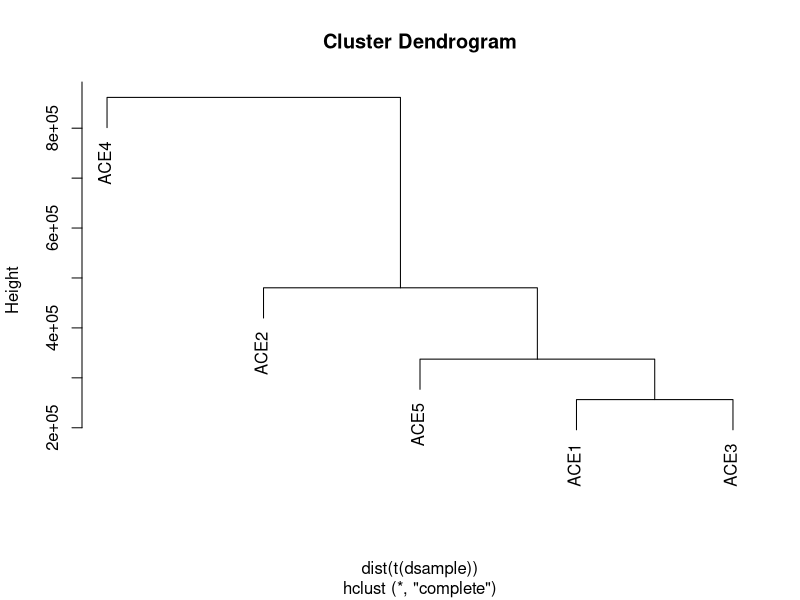
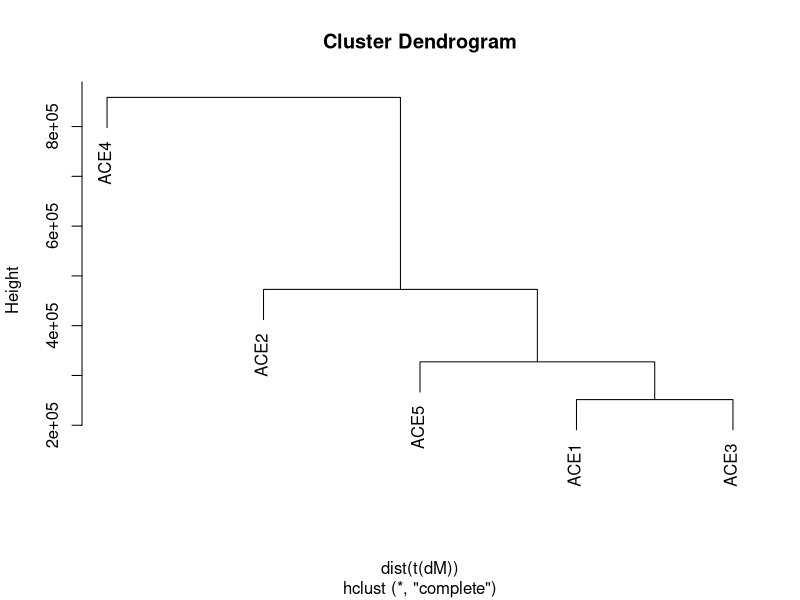
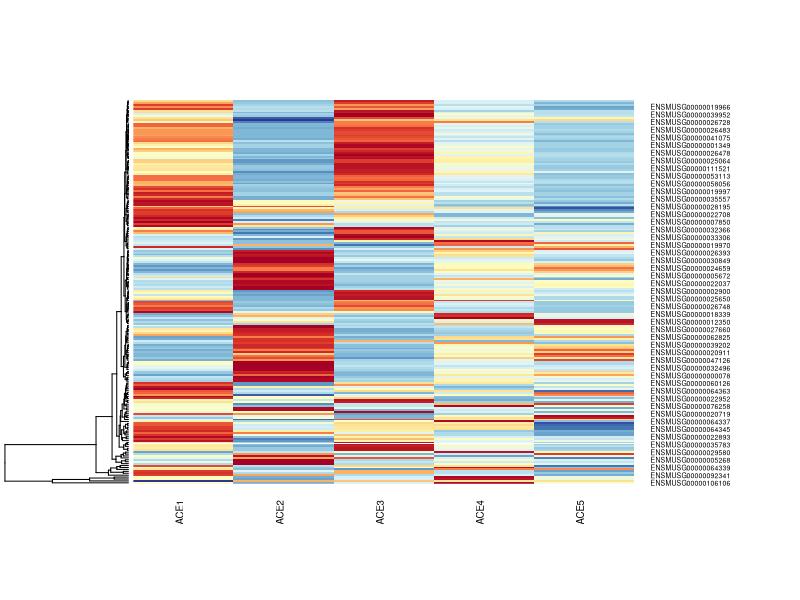

The R source for these figures, in order: (Note: this script raises an error after producing the figures.)
## ---- chunk 1
count <- read.delim("gene_exp_cp20m.csv", h=T, sep=",")
head(count)
## ---- chunk 2
dim(count)
## ---- chunk 3
count <- unique(count)

dsample <- count[,3:ncol(count)]
rownames(dsample) <- count[,1]
## ---- chunk 4
head(dsample)
## ---- chunk 5
keep <- rowSums(dsample) > 40
dsample <- dsample[keep,]
## ---- chunk 6
dim(dsample)
## ---- chunk 7
hs <- hclust(dist(t(dsample)))
plot(hs)
## ---- chunk 8
varM <- apply(dsample, 1, var) #Calculating variances between samples
varM1 <- varM[order(varM, decreasing=TRUE)] # Order the calculated variances
## ---- chunk 9
varM1 <- varM1[1:500] 
dM <- dsample[names(varM1),]

plot(hclust(dist(t(dM))))
## ---- chunk 10
install.packages("RColorBrewer")
install.packages("gplots")
install.packages("ggplot2")
## ---- chunk 11
library(RColorBrewer)
library(gplots)
library(ggplot2)
## ---- chunk 12
mypalette <- brewer.pal(11, "RdYlBu")
mycols <- colorRampPalette(mypalette)
## ---- chunk 13
varM <- apply(dsample, 1, var) 
varM1 <- varM[order(varM, decreasing=TRUE)]

varM1 <- varM1[1:200] 
dM <- dsample[names(varM1),]
## ---- chunk 14
heatmap.2(as.matrix(dM), 
          margins = c(7,10), 
          keysize = 0.8, #Indicating the size of color key
          scale ="row", #ALWAYS KEEP THE ROW
          cexRow = 0.5, cexCol = 0.7, #size of axis-label
          dendrogram = "row", 
          Rowv = TRUE, Colv = FALSE, #TRUE = Dendrogram order,  #FALSE = Input order
          col = rev(mycols(50)),  #Number of shades
          trace = "none") #Data histrogram on heatmap
## ---- chunk 15
write.table(dM, "200_most_variable.csv", quote=F, sep="\t", row.names=T, col.names=T)
## ---- chunk 16
hm <- heatmap.2(as.matrix(dM), 
                margins = c(7,10), 
                keysize = 0.8, #Indicating the size of color key
                scale ="row", #ALWAYS KEEP THE ROW
                cexRow = 0.5, cexCol = 0.7, #size of axis-label
                dendrogram = "row", 
                Rowv = TRUE, Colv = FALSE, #TRUE = Dendrogram order,  #FALSE = Input order
                col = rev(mycols(50)),  #Number of shades
                trace = "none") #Data histrogram on heatmap
## ---- chunk 17
write.table(t(hm$carpet), "Z-score.csv", quote=F, sep="\t", row.names=T, col.names=T)
## ---- chunk 18
library(ggplot2)
library(ggfortify)
library(cluster)
library(RColorBrewer)
## ---- chunk 19
pca_tdf <- prcomp(t(dsample), scale.=FALSE)
## ---- chunk 20
autoplot(pca_tdf)
## ---- chunk 21
autoplot(pca_tdf, label = TRUE, label.size = 3)
## ---- chunk 22
autoplot(pca_tdf, label = TRUE, label.size = 3, shape=FALSE)
## ---- chunk 23
autoplot(kmeans(pca_tdf$x, 2), data=pca_tdf,label = TRUE, label.size = 4, shape=FALSE)
## ---- chunk 24
autoplot(kmeans(pca_tdf$x, 3), data=pca_tdf,label = TRUE, label.size = 4, shape=FALSE)
